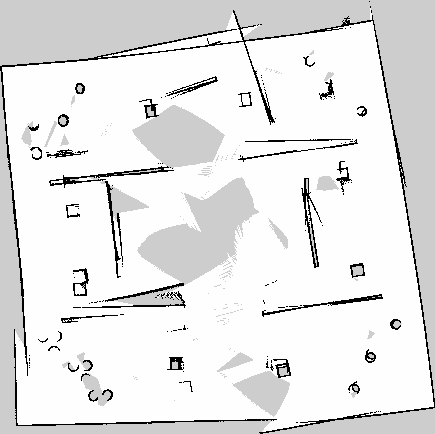
#> input picture projet_robotique_i2/map_world.pgm, 435 x 434 px, found by its file name
$ python analyse_path_planning.py
#> lines starting #> are read from the running program, lines starting #| are printed output that depends on the picture
#!/usr/bin/env python3
# -*- coding: utf-8 -*-

import numpy as np
import matplotlib.pyplot as plt
import heapq
import time
from PIL import Image
import math


class PathPlanner:
    def __init__(self, map_path, resolution, origin):
#> called with resolution = 0.05
        self.resolution = resolution
        self.origin_x = origin[0]
        self.origin_y = origin[1]

        # Chargement de la carte PGM
        image = Image.open(map_path)
#> image is the input picture: PIL image 435x434 L; min 0, max 254, mean 229.4
        self.grid_map = np.array(image)
        self.height, self.width = self.grid_map.shape
#> self.height = 434; self.width = 435

        # Binarisation : < 200 est considéré comme obstacle ou inconnu
        self.obstacles = self.grid_map < 200
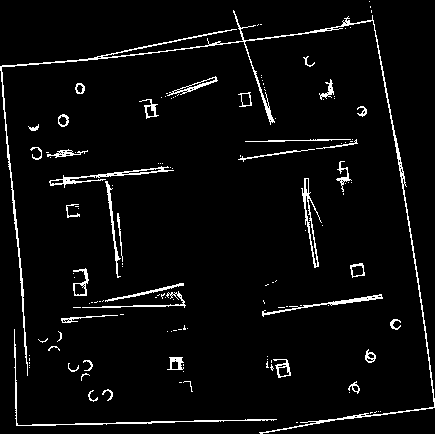
#> self.obstacles: shape (434, 435) bool; 4.3% white in thin lines or dots

    def coord_to_grid(self, x, y):
        """Convertit les coordonnées réelles (m) en indices de matrice"""
        col = int((x - self.origin_x) / self.resolution)
        row = self.height - 1 - int((y - self.origin_y) / self.resolution)
        return (row, col)

    def grid_to_coord(self, row, col):
        """Convertit les indices de matrice en coordonnées réelles (m)"""
        x = self.origin_x + (col * self.resolution)
        y = self.origin_y + ((self.height - 1 - row) * self.resolution)
        return (x, y)

    def get_neighbors(self, node):
        r, c = node
        neighbors = []
        # Mouvements dans les 8 directions
        directions = [(-1, 0, 1), (1, 0, 1), (0, -1, 1), (0, 1, 1),
                      (-1, -1, 1.414), (-1, 1, 1.414), (1, -1, 1.414), (1, 1, 1.414)]

        for dr, dc, cost in directions:
            nr, nc = r + dr, c + dc
            # Vérification des limites et des obstacles
            if 0 <= nr < self.height and 0 <= nc < self.width:
                if not self.obstacles[nr, nc]:
                    neighbors.append(((nr, nc), cost))
        return neighbors

    def planifier(self, start_m, goal_m, algorithme="astar"):
        """Exécute l'algorithme choisi et retourne les métriques."""
#> called with start_m = (-9.06, 5.93), goal_m = (-0.86, 5.86), algorithme = 'astar'
        start = self.coord_to_grid(start_m[0], start_m[1])
#> start = (101, 24)
        goal = self.coord_to_grid(goal_m[0], goal_m[1])
#> goal = (102, 188)

        if self.obstacles[start[0], start[1]] or self.obstacles[goal[0], goal[1]]:
            print("Erreur : Le départ ou l'arrivée est dans un obstacle.")
            return None, None, None

        open_set = []
        heapq.heappush(open_set, (0, start))
        came_from = {}
        g_score = {start: 0}
#> g_score = {(101, 24): 0}
        nodes_explored = 0

        t0 = time.time()

        while open_set:
            current_prio, current = heapq.heappop(open_set)
            nodes_explored += 1

            if current == goal:
                break

            for neighbor, move_cost in self.get_neighbors(current):
                tentative_g_score = g_score[current] + move_cost

                if neighbor not in g_score or tentative_g_score < g_score[neighbor]:
                    came_from[neighbor] = current
                    g_score[neighbor] = tentative_g_score

                    # --- C'EST ICI QUE LES ALGORITHMES DIFFÈRENT ---
                    # Heuristique (Distance Euclidienne)
                    h = math.dist(neighbor, goal)

                    if algorithme == "astar":
                        f_score = tentative_g_score + h  # f = g + h
                    elif algorithme == "dijkstra":
                        f_score = tentative_g_score      # f = g
                    elif algorithme == "greedy":
                        f_score = h                      # f = h

                    heapq.heappush(open_set, (f_score, neighbor))
#> after the loop, nodes_explored = 2115

        t1 = time.time()
        temps_execution = t1 - t0

        # Reconstruction du chemin
        path = []
        if goal in came_from:
            curr = goal
#> curr = (102, 188)
            while curr != start:
                path.append(curr)
                curr = came_from[curr]
            path.append(start)
            path.reverse()

        longueur_chemin = g_score.get(goal, float('inf')) * self.resolution
#> longueur_chemin = 8.34

        # Conversion du chemin en coordonnées réelles
        path_coords = [self.grid_to_coord(r, c) for r, c in path]

        print(f"--- Résultats pour {algorithme.upper()} ---")
        print(f"Temps d'exécution : {temps_execution:.4f} secondes")
        print(f"Nœuds explorés (Coût computationnel) : {nodes_explored}")
#| Nœuds explorés (Coût computationnel) : 2115
        print(f"Longueur du chemin (Optimalité) : {longueur_chemin:.2f} mètres\n")
#| Longueur du chemin (Optimalité) : 8.34 mètres

        return path_coords, list(came_from.keys()), (temps_execution, nodes_explored, longueur_chemin)

    def afficher_resultats(self, path, explored, start, goal, title):
        plt.figure(figsize=(10, 10))
        plt.imshow(self.grid_map, cmap='gray')

        # Afficher la zone explorée (les nœuds évalués par l'algorithme)
        if explored:
            ex_r, ex_c = zip(*explored)
            plt.scatter(ex_c, ex_r, c='cyan', s=1, alpha=0.3, label='Nœuds explorés')

        # Afficher le chemin géométrique calculé
        if path:
            grids = [self.coord_to_grid(x, y) for x, y in path]
            path_r, path_c = zip(*grids)
            plt.plot(path_c, path_r, c='red', linewidth=2, label='Chemin (Path)')

        # Départ et Arrivée
        s_r, s_c = self.coord_to_grid(start[0], start[1])
        g_r, g_c = self.coord_to_grid(goal[0], goal[1])
        plt.scatter(s_c, s_r, c='green', s=100, marker='o', label='Départ')
        plt.scatter(g_c, g_r, c='blue', s=100, marker='X', label='Arrivée')

        plt.title(title)
        plt.legend()
        plt.show()

if __name__ == "__main__":

    CHEMIN_MAP = '/home/benbruno/turtlebot3_ws/src/projet_robotique_i2/maps/map_world.pgm'
    RESOLUTION = 0.05
    ORIGIN = [-10.3, -10.7]

    planificateur = PathPlanner(CHEMIN_MAP, RESOLUTION, ORIGIN)

    DEPART = (-9.06, 5.93)
    ARRIVEE = (-0.86, 5.86)


    METHODE = "astar"

    chemin, explores, stats = planificateur.planifier(DEPART, ARRIVEE, algorithme=METHODE)
#> stats = (0.101, 2115, 8.34)
    print("Voici le chemin à enprunter: ")
    print(chemin)
#> (printed output is left out)

    if chemin:
        planificateur.afficher_resultats(chemin, explores, DEPART, ARRIVEE, f"Path Planning: {METHODE.upper()}")
#> in afficher_resultats, `plt.show()`:
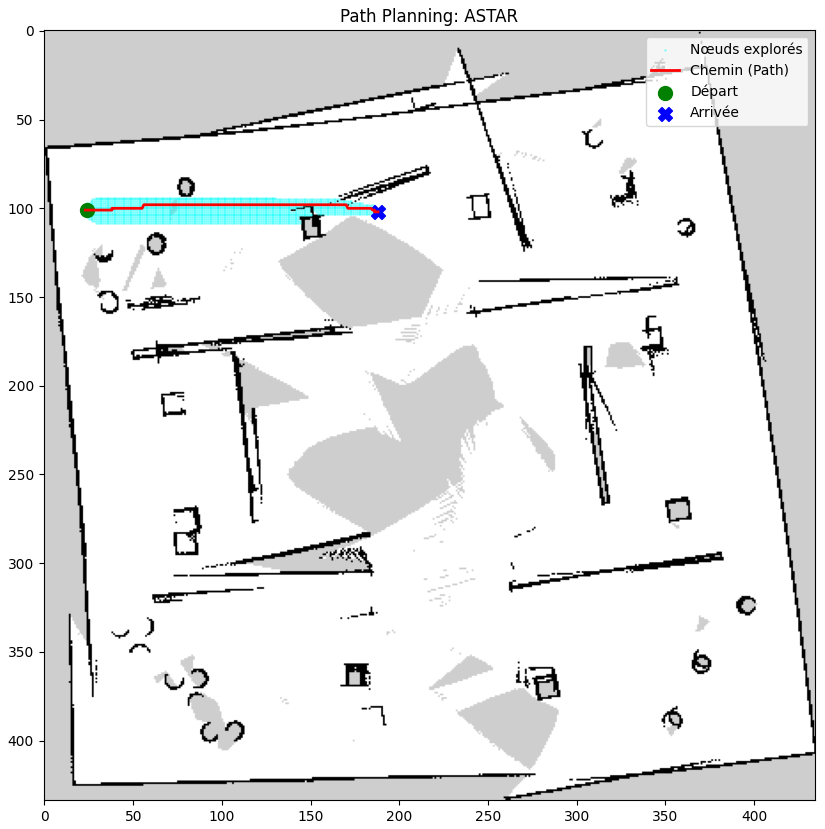
#> figure drawn by matplotlib, 1 panel
